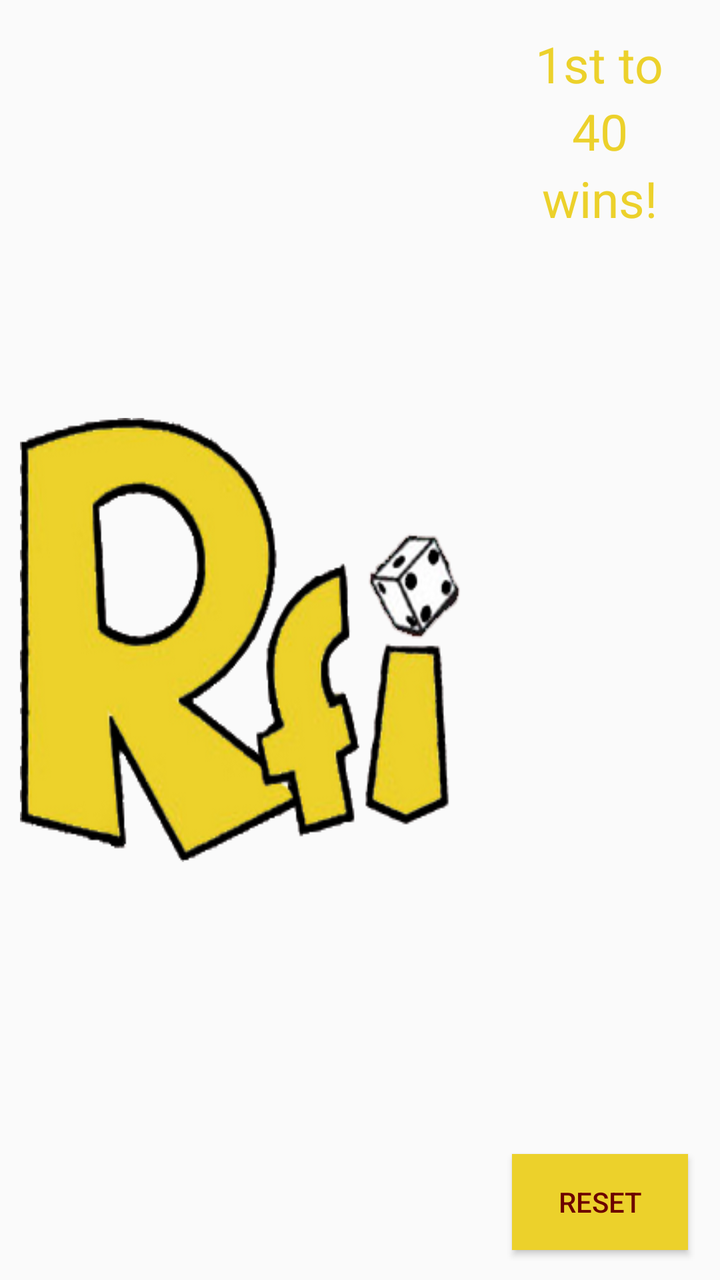
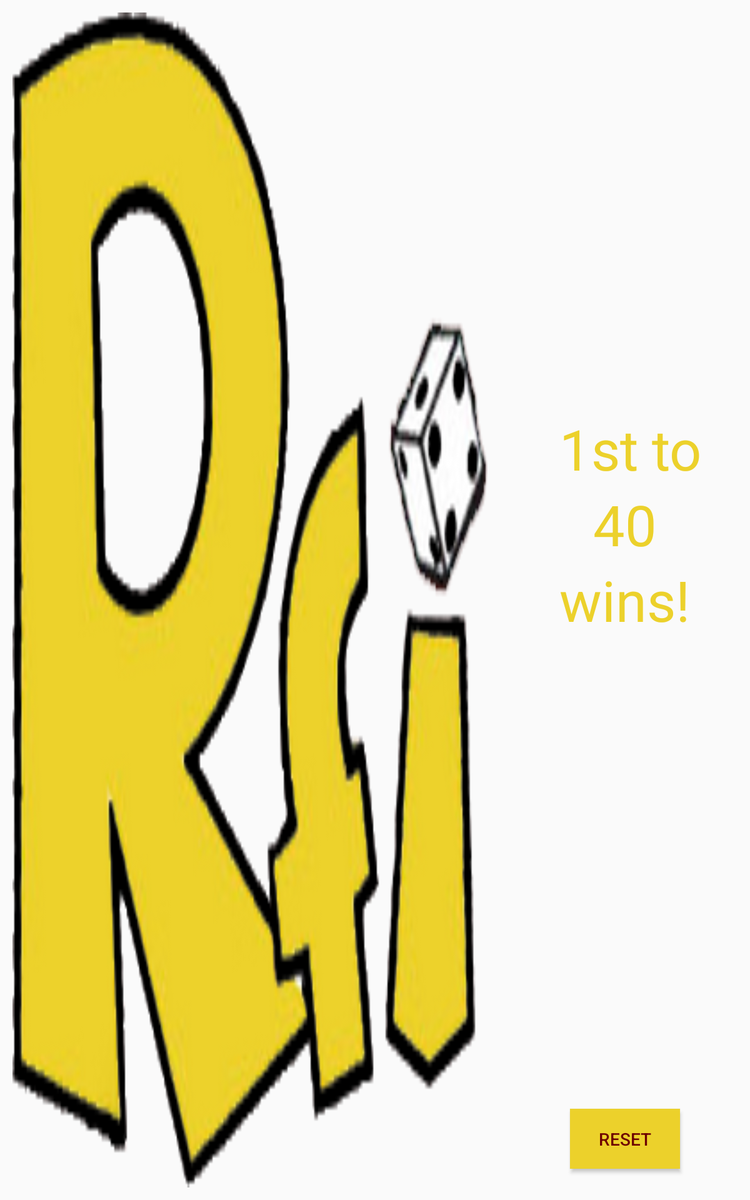

The same Android screen from two of the app's own layout files: first res/layout/ as a phone draws it, then the repository's variant for another configuration, drawn on a device whose configuration selects that folder. Both files follow.
<!-- AndroidManifest.xml: application theme AppTheme -->
<!-- res/layout/logo_area.xml -->
<?xml version="1.0" encoding="utf-8"?>
<LinearLayout xmlns:android="http://schemas.android.com/apk/res/android"
    android:orientation="horizontal" android:layout_width="match_parent"
    android:layout_height="match_parent">

    <RelativeLayout
        android:layout_width="match_parent"
        android:layout_height="match_parent"
        android:layout_weight="1">

        <ImageView
            android:layout_width="wrap_content"
            android:layout_height="wrap_content"
            android:id="@+id/logoIV"
            android:layout_centerVertical="true"
            android:layout_centerHorizontal="true"
            android:background="@drawable/rfi_logo"
            android:layout_margin="10dp" />
    </RelativeLayout>

    <RelativeLayout
        android:layout_width="match_parent"
        android:layout_height="match_parent"
        android:layout_weight="2">

        <TextView
            android:layout_width="wrap_content"
            android:layout_height="wrap_content"
            android:text="1st to"
            android:id="@+id/firsttoTV"
            android:textSize="25dp"
            android:textColor="#ecd12b"
            android:layout_alignParentTop="true"
            android:layout_centerHorizontal="true"
            android:layout_marginTop="15dp"
            android:textIsSelectable="true" />

        <TextView
            android:layout_width="wrap_content"
            android:layout_height="wrap_content"
            android:text="40"
            android:id="@+id/fortyTV"
            android:textSize="25dp"
            android:textColor="#ecd12b"
            android:layout_below="@+id/firsttoTV"
            android:layout_centerHorizontal="true"
            android:textIsSelectable="true" />

        <TextView
            android:layout_width="wrap_content"
            android:layout_height="wrap_content"
            android:text="wins!"
            android:id="@+id/winsTV"
            android:textSize="25dp"
            android:textColor="#ecd12b"
            android:layout_below="@+id/fortyTV"
            android:layout_centerHorizontal="true"
            android:textIsSelectable="true" />

        <Button
            android:layout_width="wrap_content"
            android:layout_height="wrap_content"
            android:text="RESET"
            android:id="@+id/resetBtn"
            android:layout_alignParentBottom="true"
            android:layout_centerHorizontal="true"
            android:background="#ecd12b"
            android:layout_marginBottom="15dp"
            android:textColor="#6c0000" />
    </RelativeLayout>
</LinearLayout>
<!-- resources referenced by this layout -->
<resources>
  <!-- drawable rfi_logo: png bitmap (drawable, 61021 bytes) -->
  <style name="AppTheme" parent="Theme.AppCompat.Light.DarkActionBar">
          <item name="windowActionBar">false</item>
          <item name="android:windowNoTitle">true</item>
  
      </style>
</resources>
<!-- res/layout-large/logo_area.xml (the repository's variant of the layout above) -->
<!-- drawn on a 7-inch tablet held upright -->
<?xml version="1.0" encoding="utf-8"?>
<LinearLayout xmlns:android="http://schemas.android.com/apk/res/android"
    android:orientation="horizontal" android:layout_width="match_parent"
    android:layout_height="match_parent">

    <RelativeLayout
        android:layout_width="match_parent"
        android:layout_height="match_parent"
        android:layout_weight="1">

        <ImageView
            android:layout_width="match_parent"
            android:layout_height="match_parent"
            android:id="@+id/logoIV"
            android:layout_centerVertical="true"
            android:layout_centerHorizontal="true"
            android:background="@drawable/rfi_logo"
            android:layout_margin="10dp" />
    </RelativeLayout>

    <RelativeLayout
        android:layout_width="match_parent"
        android:layout_height="match_parent"
        android:layout_weight="2">

        <TextView
            android:layout_width="wrap_content"
            android:layout_height="wrap_content"
            android:text="1st to"
            android:id="@+id/firsttoTV"
            android:textSize="45sp"
            android:textColor="#ecd12b"
            android:textIsSelectable="false"
            android:layout_above="@+id/fortyTV"
            android:layout_alignLeft="@+id/winsTV"
            android:layout_alignStart="@+id/winsTV" />

        <TextView
            android:layout_width="wrap_content"
            android:layout_height="wrap_content"
            android:text="40"
            android:id="@+id/fortyTV"
            android:textSize="45sp"
            android:textColor="#ecd12b"
            android:textIsSelectable="false"
            android:layout_above="@+id/winsTV"
            android:layout_centerHorizontal="true" />

        <TextView
            android:layout_width="wrap_content"
            android:layout_height="wrap_content"
            android:text="wins!"
            android:id="@+id/winsTV"
            android:textSize="45sp"
            android:textColor="#ecd12b"
            android:textIsSelectable="false"
            android:layout_centerVertical="true"
            android:layout_centerHorizontal="true" />

        <Button
            android:layout_width="wrap_content"
            android:layout_height="wrap_content"
            android:text="RESET"
            android:id="@+id/resetBtn"
            android:background="#ecd12b"
            android:textColor="#6c0000"
            android:layout_alignParentBottom="true"
            android:layout_centerHorizontal="true"
            android:layout_marginBottom="25sp" />
    </RelativeLayout>
</LinearLayout>
